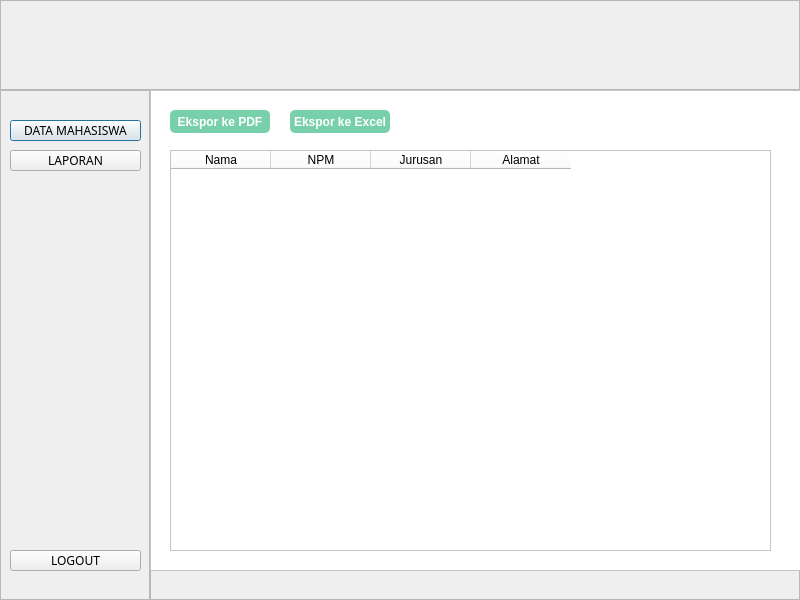
<?xml version="1.0" encoding="UTF-8"?>
<ui version="4.0">
 <class>Dialog</class>
 <widget class="QDialog" name="Dialog">
  <property name="geometry">
   <rect>
    <x>0</x>
    <y>0</y>
    <width>800</width>
    <height>600</height>
   </rect>
  </property>
  <property name="windowTitle">
   <string>Dialog</string>
  </property>
  <widget class="QFrame" name="frame">
   <property name="geometry">
    <rect>
     <x>0</x>
     <y>0</y>
     <width>800</width>
     <height>600</height>
    </rect>
   </property>
   <property name="styleSheet">
    <string notr="true"/>
   </property>
   <property name="frameShape">
    <enum>QFrame::StyledPanel</enum>
   </property>
   <property name="frameShadow">
    <enum>QFrame::Raised</enum>
   </property>
   <widget class="QFrame" name="frame_2">
    <property name="geometry">
     <rect>
      <x>0</x>
      <y>0</y>
      <width>800</width>
      <height>90</height>
     </rect>
    </property>
    <property name="frameShape">
     <enum>QFrame::StyledPanel</enum>
    </property>
    <property name="frameShadow">
     <enum>QFrame::Raised</enum>
    </property>
    <widget class="QLabel" name="label">
     <property name="geometry">
      <rect>
       <x>0</x>
       <y>0</y>
       <width>800</width>
       <height>90</height>
      </rect>
     </property>
     <property name="styleSheet">
      <string notr="true">border-image: url(:/images/img/header.png);</string>
     </property>
     <property name="text">
      <string/>
     </property>
    </widget>
   </widget>
   <widget class="QFrame" name="frame_3">
    <property name="geometry">
     <rect>
      <x>0</x>
      <y>90</y>
      <width>150</width>
      <height>511</height>
     </rect>
    </property>
    <property name="frameShape">
     <enum>QFrame::StyledPanel</enum>
    </property>
    <property name="frameShadow">
     <enum>QFrame::Raised</enum>
    </property>
    <widget class="QLabel" name="label_2">
     <property name="geometry">
      <rect>
       <x>0</x>
       <y>0</y>
       <width>150</width>
       <height>511</height>
      </rect>
     </property>
     <property name="styleSheet">
      <string notr="true">border-image: url(:/images/img/Navbar.png);</string>
     </property>
     <property name="text">
      <string/>
     </property>
    </widget>
    <widget class="QPushButton" name="pushButton">
     <property name="geometry">
      <rect>
       <x>10</x>
       <y>30</y>
       <width>131</width>
       <height>21</height>
      </rect>
     </property>
     <property name="font">
      <font>
       <family>Poppins</family>
       <pointsize>9</pointsize>
       <weight>50</weight>
       <italic>false</italic>
       <bold>false</bold>
      </font>
     </property>
     <property name="styleSheet">
      <string notr="true">font: 9pt &quot;Poppins&quot;;

QPushButton #pushButton {
    background-color: qlineargradient(
        spread:pad, 
        x1:0, y1:0, 
        x2:1, y2:0, 
        stop:0 rgba(11, 131, 120, 219), 
        stop:1 rgba(85, 98, 112, 226)
    );
    color: rgba(255, 255, 255, 210);
    border-radius: 5px;
    border: none;
}

QPushButton #pushButton:hover {
    background-color: qlineargradient(
        spread:pad, 
        x1:0, y1:0, 
        x2:1, y2:0, 
        stop:0 rgba(150, 123, 111, 219), 
        stop:1 rgba(85, 81, 84, 226)
    );
}

QPushButton #pushButton:pressed {
    padding-left: 5px;
    padding-top: 5px;
    background-color: rgba(150, 123, 111, 255);
}</string>
     </property>
     <property name="text">
      <string>DATA MAHASISWA</string>
     </property>
    </widget>
    <widget class="QPushButton" name="pushButton_2">
     <property name="geometry">
      <rect>
       <x>10</x>
       <y>60</y>
       <width>131</width>
       <height>21</height>
      </rect>
     </property>
     <property name="font">
      <font>
       <family>Poppins</family>
       <pointsize>9</pointsize>
       <weight>50</weight>
       <italic>false</italic>
       <bold>false</bold>
      </font>
     </property>
     <property name="styleSheet">
      <string notr="true"/>
     </property>
     <property name="text">
      <string>LAPORAN</string>
     </property>
    </widget>
    <widget class="QPushButton" name="pushButton_3">
     <property name="geometry">
      <rect>
       <x>10</x>
       <y>460</y>
       <width>131</width>
       <height>21</height>
      </rect>
     </property>
     <property name="font">
      <font>
       <family>Poppins</family>
       <pointsize>9</pointsize>
       <weight>50</weight>
       <italic>false</italic>
       <bold>false</bold>
      </font>
     </property>
     <property name="styleSheet">
      <string notr="true"/>
     </property>
     <property name="text">
      <string>LOGOUT</string>
     </property>
    </widget>
   </widget>
   <widget class="QFrame" name="frame_4">
    <property name="geometry">
     <rect>
      <x>150</x>
      <y>570</y>
      <width>651</width>
      <height>30</height>
     </rect>
    </property>
    <property name="frameShape">
     <enum>QFrame::StyledPanel</enum>
    </property>
    <property name="frameShadow">
     <enum>QFrame::Raised</enum>
    </property>
    <widget class="QLabel" name="label_3">
     <property name="geometry">
      <rect>
       <x>0</x>
       <y>0</y>
       <width>651</width>
       <height>30</height>
      </rect>
     </property>
     <property name="font">
      <font>
       <pointsize>8</pointsize>
      </font>
     </property>
     <property name="styleSheet">
      <string notr="true">border-image: url(:/images/img/Footer.png);</string>
     </property>
     <property name="text">
      <string/>
     </property>
    </widget>
   </widget>
   <widget class="QFrame" name="frame_5">
    <property name="geometry">
     <rect>
      <x>150</x>
      <y>90</y>
      <width>651</width>
      <height>481</height>
     </rect>
    </property>
    <property name="styleSheet">
     <string notr="true">background-color: rgb(255, 255, 255);</string>
    </property>
    <property name="frameShape">
     <enum>QFrame::StyledPanel</enum>
    </property>
    <property name="frameShadow">
     <enum>QFrame::Raised</enum>
    </property>
    <widget class="QWidget" name="widget" native="true">
     <property name="geometry">
      <rect>
       <x>10</x>
       <y>10</y>
       <width>631</width>
       <height>461</height>
      </rect>
     </property>
     <property name="styleSheet">
      <string notr="true">background-color: rgb(255, 255, 255);</string>
     </property>
     <widget class="QPushButton" name="pushButton_4">
      <property name="geometry">
       <rect>
        <x>10</x>
        <y>10</y>
        <width>100</width>
        <height>23</height>
       </rect>
      </property>
      <property name="styleSheet">
       <string notr="true">QPushButton#pushButton_4 {
    background-color: #77D0AA;
    color: white;
    border-radius: 5px;
    font-family: &quot;Poppins&quot;;
    font-size: 9pt;
    font-weight: 700;
    line-height: normal;
    transition: all 0.3s ease;
}

QPushButton#pushButton_4:hover {
    background-color: #55B69F;
    transform: scale(1.1);  
}

QPushButton#pushButton_4:pressed {
    background-color: #4A9D83;
    transform: scale(0.95);
    box-shadow: 0 4px 6px rgba(0, 0, 0, 0.2);
}
</string>
      </property>
      <property name="text">
       <string>Ekspor ke PDF</string>
      </property>
     </widget>
     <widget class="QPushButton" name="pushButton_5">
      <property name="geometry">
       <rect>
        <x>130</x>
        <y>10</y>
        <width>100</width>
        <height>23</height>
       </rect>
      </property>
      <property name="styleSheet">
       <string notr="true">QPushButton#pushButton_5 {
    background-color: #77D0AA;
    color: white;
    border-radius: 5px;
    font-family: &quot;Poppins&quot;;
    font-size: 9pt;
    font-weight: 700;
    line-height: normal;
    transition: all 0.3s ease;
}

QPushButton#pushButton_5:hover {
    background-color: #55B69F;
    transform: scale(1.1);  
}

QPushButton#pushButton_5:pressed {
    background-color: #4A9D83;
    transform: scale(0.95);
    box-shadow: 0 4px 6px rgba(0, 0, 0, 0.2);
}</string>
      </property>
      <property name="text">
       <string>Ekspor ke Excel</string>
      </property>
     </widget>
     <widget class="QTableWidget" name="tableWidget">
      <property name="geometry">
       <rect>
        <x>10</x>
        <y>50</y>
        <width>601</width>
        <height>401</height>
       </rect>
      </property>
      <column>
       <property name="text">
        <string>Nama</string>
       </property>
      </column>
      <column>
       <property name="text">
        <string>NPM</string>
       </property>
      </column>
      <column>
       <property name="text">
        <string>Jurusan</string>
       </property>
      </column>
      <column>
       <property name="text">
        <string>Alamat</string>
       </property>
      </column>
     </widget>
    </widget>
   </widget>
  </widget>
 </widget>
 <resources>
  <include location="../res.qrc"/>
 </resources>
 <connections/>
</ui>
